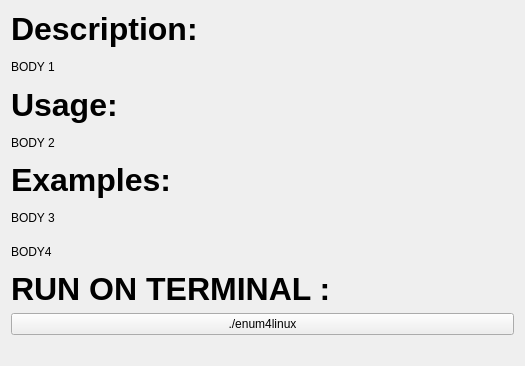
          <widget class="QWidget" name="scrollAreaWidgetContents_8">
           <property name="geometry">
            <rect>
             <x>0</x>
             <y>0</y>
             <width>525</width>
             <height>366</height>
            </rect>
           </property>
           <layout class="QGridLayout" name="gridLayout_7">
            <item row="8" column="0">
             <widget class="QPushButton" name="enum4linuxButton">
              <property name="text">
               <string>./enum4linux</string>
              </property>
             </widget>
            </item>
            <item row="9" column="0">
             <spacer name="enum4linuxVSpacer">
              <property name="orientation">
               <enum>Qt::Vertical</enum>
              </property>
              <property name="sizeType">
               <enum>QSizePolicy::Fixed</enum>
              </property>
              <property name="sizeHint" stdset="0">
               <size>
                <width>20</width>
                <height>20</height>
               </size>
              </property>
             </spacer>
            </item>
            <item row="7" column="0">
             <widget class="QLabel" name="enum4linuxH4">
              <property name="font">
               <font>
                <pointsize>24</pointsize>
                <weight>75</weight>
                <bold>true</bold>
               </font>
              </property>
              <property name="text">
               <string>RUN ON TERMINAL :</string>
              </property>
             </widget>
            </item>
            <item row="5" column="0">
             <widget class="QLabel" name="enum4linuxB3">
              <property name="text">
               <string>BODY 3</string>
              </property>
             </widget>
            </item>
            <item row="1" column="0">
             <widget class="QLabel" name="enum4linuxB1">
              <property name="text">
               <string>BODY 1</string>
              </property>
             </widget>
            </item>
            <item row="2" column="0">
             <widget class="QLabel" name="enum4linuxH2">
              <property name="font">
               <font>
                <pointsize>24</pointsize>
                <weight>75</weight>
                <bold>true</bold>
               </font>
              </property>
              <property name="text">
               <string>Usage:</string>
              </property>
             </widget>
            </item>
            <item row="0" column="0">
             <widget class="QLabel" name="enum4linuxH1">
              <property name="font">
               <font>
                <pointsize>24</pointsize>
                <weight>75</weight>
                <bold>true</bold>
               </font>
              </property>
              <property name="text">
               <string>Description:</string>
              </property>
             </widget>
            </item>
            <item row="3" column="0">
             <widget class="QLabel" name="enum4linuxB2">
              <property name="text">
               <string>BODY 2</string>
              </property>
             </widget>
            </item>
            <item row="4" column="0">
             <widget class="QLabel" name="enum4linuxH3">
              <property name="font">
               <font>
                <pointsize>24</pointsize>
                <weight>75</weight>
                <bold>true</bold>
               </font>
              </property>
              <property name="text">
               <string>Examples:</string>
              </property>
             </widget>
            </item>
            <item row="6" column="0">
             <widget class="QLabel" name="enum4linuxB4">
              <property name="text">
               <string>BODY4</string>
              </property>
             </widget>
            </item>
           </layout>
          </widget>
